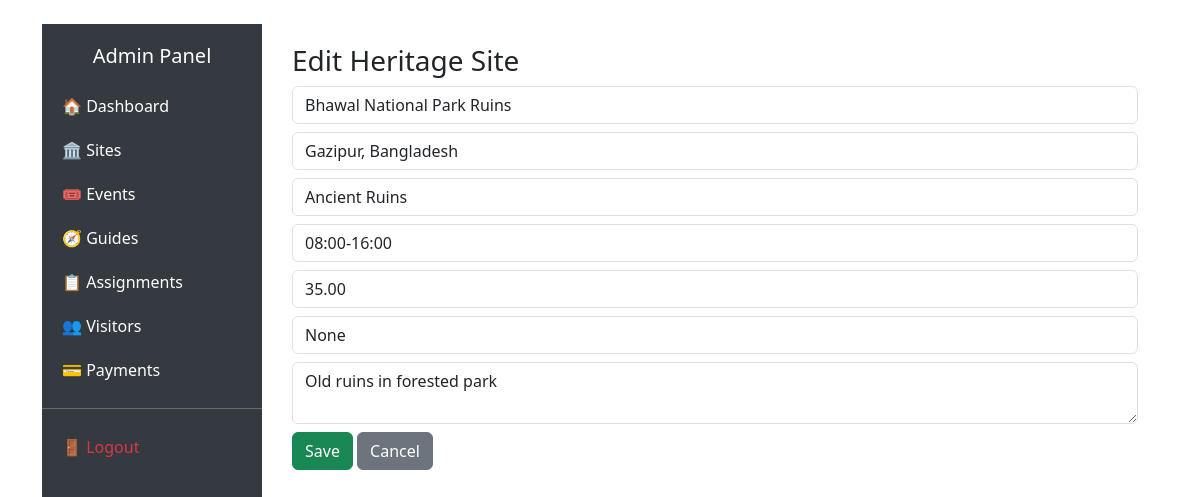
Page /admin/site_edit.php?id=18 (signed in) on the committed database.
### tables this page shows
CREATE TABLE IF NOT EXISTS HeritageSites (
  site_id INT AUTO_INCREMENT PRIMARY KEY,
  name VARCHAR(150) NOT NULL,
  location VARCHAR(200),
  type VARCHAR(100),
  opening_hours VARCHAR(100),
  ticket_price DECIMAL(10,2) DEFAULT 0,
  unesco_status ENUM('None','Tentative','World Heritage') DEFAULT 'None',
  description TEXT,
  created_at TIMESTAMP DEFAULT CURRENT_TIMESTAMP
);

### admin/site_edit.php (the view, shortened to what this page needs)
<?php
require_once 'headerFooter.php';
require_once __DIR__ . '/../includes/db_connect.php';
$id = $_GET['id'] ?? null;
$editing = false;
$site = [
    'name' => '',
    'location' => '',
    'type' => '',
    'opening_hours' => '',
    'ticket_price' => '',
    'unesco_status' => '',
    'description' => ''
];
if ($id) {
    $stmt = $pdo->prepare("SELECT * FROM HeritageSites WHERE site_id=?");
    $stmt->execute([$id]);
    $site = $stmt->fetch(PDO::FETCH_ASSOC);
    if ($site) $editing = true;
}
?>
<!doctype html>
<html>
<head><title><?= $editing ? 'Edit' : 'Add' ?> Site</title>
<link href="https://cdn.jsdelivr.net/npm/bootstrap@5.3.0/dist/css/bootstrap.min.css" rel="stylesheet">
</head>
<body class="container py-4">
<h3><?= $editing ? 'Edit' : 'Add' ?> Heritage Site</h3>
<form method="post">
  <input class="form-control mb-2" name="name" placeholder="Name" value="<?= htmlspecialchars($site['name']) ?>" required>
  <input class="form-control mb-2" name="location" placeholder="Location" value="<?= htmlspecialchars($site['location']) ?>">
  <input class="form-control mb-2" name="type" placeholder="Type" value="<?= htmlspecialchars($site['type']) ?>">
  <input class="form-control mb-2" name="hours" placeholder="Opening Hours" value="<?= htmlspecialchars($site['opening_hours']) ?>">
  <input type="number" class="form-control mb-2" name="price" placeholder="Ticket Price" value="<?= htmlspecialchars($site['ticket_price']) ?>">
  <input class="form-control mb-2" name="unesco" placeholder="UNESCO status" value="<?= htmlspecialchars($site['unesco_status']) ?>">
  <textarea class="form-control mb-2" name="desc" placeholder="Description"><?= htmlspecialchars($site['description']) ?></textarea>
  <button class="btn btn-success">Save</button>
  <a class="btn btn-secondary" href="manage_sites.php">Cancel</a>
</form>
</div>
</body>
</html>

### admin/headerFooter.php (style rules this page uses)
body { background-color: #f8f9fa; }

### rows in the picture
heritagesites: name "Bhawal National Park Ruins", location "Gazipur, Bangladesh", type "Ancient Ruins", hours "08:00-16:00", price "35.00", unesco "None", desc "Old ruins in forested park"
